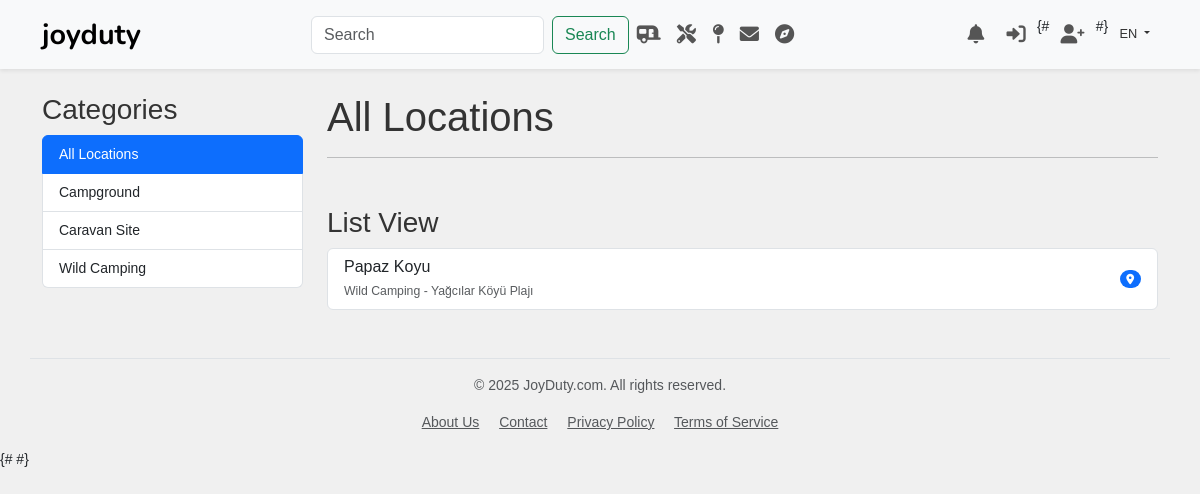
Page /locations/ on the committed database.
### locations/models.py (models this page shows, shortened)
class LocationCategory(models.Model):
    name = models.CharField(max_length=100, unique=True, verbose_name="Category Name")
    slug = models.SlugField(max_length=120, unique=True, verbose_name="URL Slug")
    class Meta:
        verbose_name = "Location Category"
        verbose_name_plural = "Location Categories"
        ordering = ['name']
    def get_absolute_url(self):
        return reverse('locations:list_by_category', kwargs={'category_slug': self.slug})

class Location(models.Model):
    name = models.CharField(max_length=200, verbose_name="Location Name")
    slug = models.SlugField(max_length=220, unique=True, blank=True, verbose_name="URL Slug") # İleride eklenebilir
    category = models.ForeignKey(
        LocationCategory,
        on_delete=models.SET_NULL, # Kategori silinirse lokasyonu silme, null yap
        null=True,
        blank=True, # Kategori seçimi zorunlu olmayabilir (örn: "Diğer")
        related_name='locations',
        verbose_name="Category"
    )
    description = models.TextField(blank=True, null=True, verbose_name="Description")
    latitude = models.DecimalField(
        max_digits=10, # Toplam basamak sayısı (noktadan önce + sonra) örn: 40.123456
        decimal_places=7, # Noktadan sonraki basamak sayısı
        null=True, # Başlangıçta boş olabilir
        blank=True,
        verbose_name="Latitude"
    )
    longitude = models.DecimalField(
        max_digits=10,
        decimal_places=7,
        null=True,
        blank=True,
        verbose_name="Longitude"
    )
    address = models.CharField(max_length=255, blank=True, null=True, verbose_name="Address (Optional)") # Yaklaşık adres
    amenities = models.ManyToManyField(
        LocationAmenity,
        blank=True, # Hiçbir olanak seçilmeyebilir
        related_name='locations',
        verbose_name="Amenities"
    )
    is_approved = models.BooleanField(default=False, verbose_name="Approved") # Başlangıçta onaylanmamış olsun
    suggested_by = models.ForeignKey(
        settings.AUTH_USER_MODEL,
        null=True,
        blank=True, # Admin de ekleyebilir
        on_delete=models.SET_NULL, # Kullanıcı silinirse öneriyi silme
        related_name='suggested_locations',
        verbose_name="Suggested By"
    )
    created_at = models.DateTimeField(auto_now_add=True)
    updated_at = models.DateTimeField(auto_now=True)
    class Meta:
        verbose_name = "Location"
        verbose_name_plural = "Locations"
        ordering = ['name']
    def get_absolute_url(self):
        try:
            return reverse('locations:detail_by_slug', kwargs={'slug': self.slug})
        except:
            try:
                return reverse('locations:detail_by_pk', kwargs={'pk': self.pk})
            except:
                return "#"

### locations/views.py (the view)
# urls.py: path('', views.location_list, name='list'),
def location_list(request, category_slug=None):
    category = None
    categories = LocationCategory.objects.all().order_by('name')
    locations_qs = Location.objects.filter(
        is_approved=True,
        latitude__isnull=False, # Enlemi olmayanları haritada gösteremeyiz
        longitude__isnull=False # Boylamı olmayanları haritada gösteremeyiz
    ).select_related('category')
    if category_slug:
        category = get_object_or_404(LocationCategory, slug=category_slug)
        locations_qs = locations_qs.filter(category=category)
    locations_geojson = {
        "type": "FeatureCollection",
        "features": [
            {
                "type": "Feature",
                "geometry": {
                    "type": "Point",
                    "coordinates": [float(loc.longitude), float(loc.latitude)] # ÖNEMLİ: Önce Boylam, Sonra Enlem!
                },
                "properties": {
                    "id": loc.pk,
                    "name": loc.name,
                    "url": loc.get_absolute_url() if hasattr(loc, 'get_absolute_url') else '#',
                    "category": loc.category.name if loc.category else "N/A",
                }
            }
            for loc in locations_qs # Sadece filtrelenmiş ve konumu olanları al
        ]
    }
    context = {
        'category': category,       # Seçili kategori
        'categories': categories,   # Tüm kategoriler (sidebar için)
        'locations': locations_qs,  # Liste görünümü için QuerySet
        'locations_geojson': locations_geojson, # Harita için JSON verisi
    }
    return render(request, 'locations/location_list.html', context)

### templates/locations/location_list.html (shortened to what this page needs)
{% extends "base.html" %}
{% load static i18n %}
{% block content %}
  <div class="row">
    <div class="col-md-3 mb-4 mb-md-0">
      <h3>{% trans "Categories" %}</h3>
      <div class="list-group">
        <a href="{% url 'locations:list' %}" class="list-group-item list-group-item-action {% if not category %}active{% endif %}">
          {% trans "All Locations" %}
        </a>
        {% for cat in categories %}
          <a href="{{ cat.get_absolute_url }}" class="list-group-item list-group-item-action {% if category and category.slug == cat.slug %}active{% endif %}">
            {{ cat.name }}
          </a>
        {% empty %}
          <p class="list-group-item">{% trans "No categories found." %}</p>
        {% endfor %}
      </div>
    </div>
    <div class="col-md-9">
      <h1>
        {% if category %}{{ category.name }}{% else %}{% trans "All Locations" %}{% endif %}
      </h1>
      <hr>
      <h3 class="mt-5">{% trans "List View" %}</h3>
       {% if locations %}
         <div class="list-group">
           {% for loc in locations %}
             <a href="{{ loc.get_absolute_url }}" class="list-group-item list-group-item-action d-flex justify-content-between align-items-center">
               <div>
                   <h6 class="mb-1">{{ loc.name }}</h6>
                   <small class="text-muted">{{ loc.category.name|default:"N/A" }} {% if loc.address %} - {{ loc.address|truncatechars:50 }}{% endif %}</small>
               </div>
               <span class="badge bg-primary rounded-pill"><i class="fas fa-map-marker-alt"></i></span>
             </a>
           {% endfor %}
         </div>
       {% else %}
         <div class="alert alert-info" role="alert">
             {% trans "No locations found matching your criteria." %}
         </div>
       {% endif %}
    </div>
  </div>
{% endblock content %}
{% block extra_js %}
{#
#}
{% endblock extra_js %}

### static/css/custom.css (style rules this page uses)
body { font-family: sans-serif; background-color: #f0f0f0; font-size: 14px; }
h1, h2, h3 { color: #333; }
.col-md-3 { flex-shrink: 0; }

### rows in the picture
LocationCategory: name "Campground"
LocationCategory: name "Caravan Site"
LocationCategory: name "Wild Camping"
Location: name "Papaz Koyu", category.name "Wild Camping", address "Yağcılar Köyü Plajı"

### other values in the picture
{{ LANGUAGE_CODE|upper }} "EN"
